Frame 1 (no input): blank canvas, image omitted
Frame 60 (no input): blank canvas, image omitted
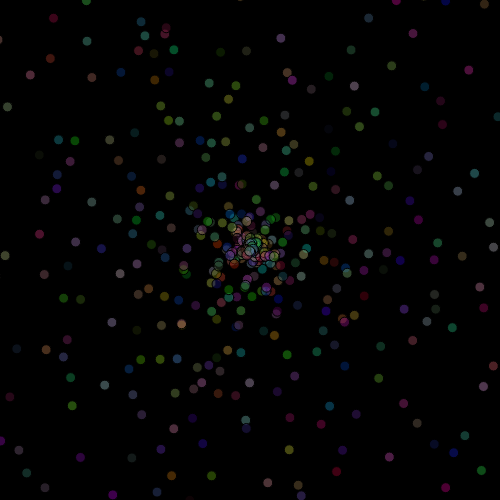
Frame 120 (the mouse pressed at the canvas centre since frame 60)

The p5.js sketch whose frames 1 and 60 were blank and that drew this single picture after the mouse press (run headless with seeded random() and noise() and a simulated clock; from frame 60 on, the mouse is pressed at the canvas centre):

// p5.js sketch
// ── sketch.js
var ps;

function setup(){
  createCanvas(500,500);
  ps = new ParticleSystem();
}

function draw(){
  if(mouseIsPressed){
    ps.addParticles(createVector(mouseX,mouseY), 10);
  }
  background(0);
  ps.draw();
}

function mousePressed(){
  ps.addParticles(createVector(mouseX,mouseY),10);
}

// ── particle.js
function Particle(){
  this.setup = function (pos){
      this.pos = pos.copy();
      this.vel = createVector(0,0);
      this.acc = createVector(0,0);
      this.size = 10;
      this.age = 1000;
      this.isDead = false;
      this.friction = 0.98;
  };

  this.applyForce= function(force){
    this.acc = force.copy();
  }
  this.update = function (){
    this.age --;
    if(this.age <= 0){
      this.isDead = true;
    }
    this.vel.add(this.acc);
    this.pos.add(this.vel);
    this.acc.mult(0);
    this.vel.mult(this.friction);

  };
  this.draw = function (){
    fill(random(200),random(200),random(200),100);
    ellipse(this.pos.x, this.pos.y, this.size, this.size);
  }
}

// ── particleSystem.js
function ParticleSystem (){
  this.particles = [];

  this.addParticles = function (pos,numOfParticles){
    for(var i=0; i<numOfParticles; i++){
      var p = new Particle();
      var pos = createVector(pos.x + random(-5,5), pos.y + random(-5, 5));
      p.setup(pos);

      //p.applyForce(force);
      //this.particles[i] = p;
      this.particles.push(p);
    }
  }

  this.dontTouch = function(){
    for(var i = 0; i<this.particles.length; i++){
      var ip = this.particles[i];
      for (var j = this.particles.length-1; j>i; j--){
        var jp = this.particles[j];
        var distance = ip.pos.dist(jp.pos);
        if(distance < (ip.size + jp.size)){
          var f1 = ip.pos.copy().sub(jp.pos).mult(0.1);
          var f2 = ip.pos.copy().sub(jp.pos).mult(-0.1);
          ip.applyForce(f1);
          jp.applyForce(f2);
        }
      }
    }
  }
  this.draw = function(){
    for (var i = 0; i<this.particles.length; i++){

      if(this.particles[i].isDead){
          this.particles.slice(i,1);
      }else{
          this.particles[i].update();
          this.particles[i].draw();
      }
    }
    this.dontTouch();
  }
}
